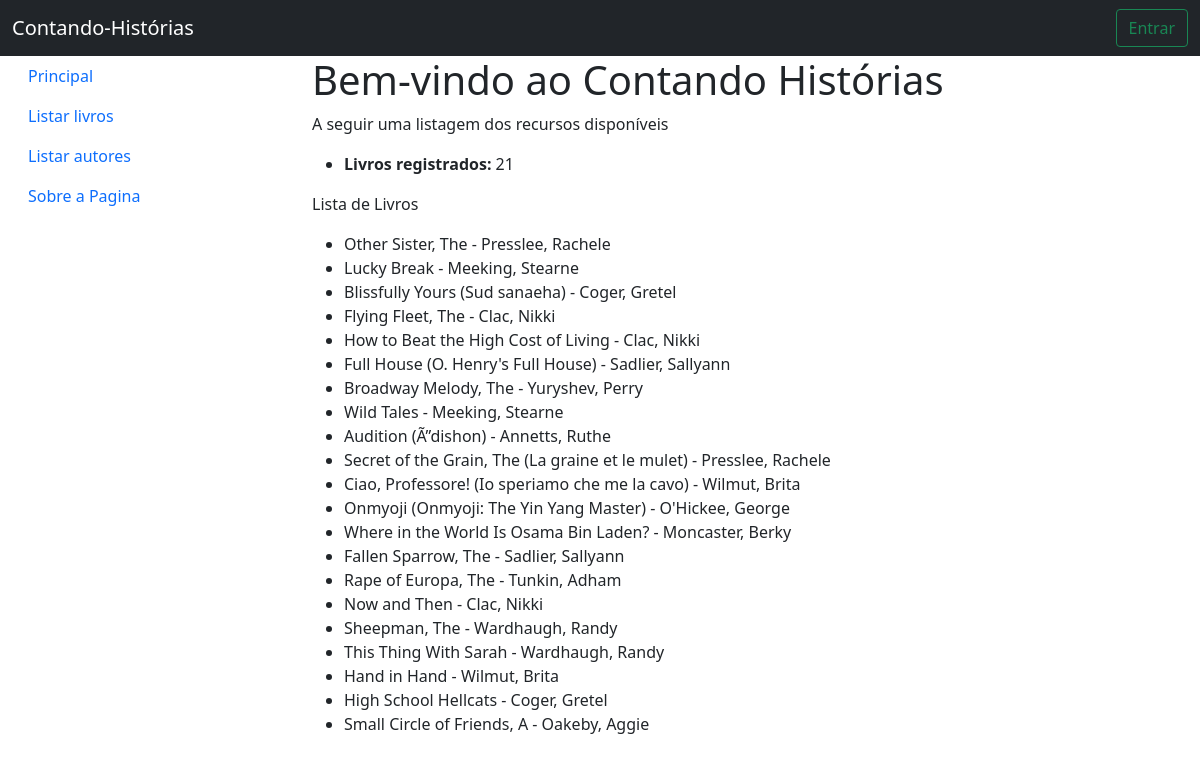
The page / on the database its author committed.
### catalago/models.py (models this page shows, shortened)
class Livro(models.Model):
    titulo = models.CharField(max_length=200, help_text="Titulo do livro")
    sumario = models.TextField(max_length=2000, help_text="Sumario do livro")
    edicao = models.CharField(max_length=20, help_text="Titulo do livro")
    isbn = models.CharField(verbose_name="ISBN",
                            max_length=13,
                            help_text="ISBN do livro",
                            unique=True)
    idioma = models.ForeignKey(Idioma,
                               help_text="Idioma do livro",
                               on_delete=models.SET_NULL,
                               null=True)
    autor = models.ForeignKey(Autor,
                              help_text="Autor do livro",
                              on_delete=models.CASCADE,
                              null=True)
    generos = models.ManyToManyField(Genero)
    def __str__(self):
        return f'{self.titulo} - {self.autor}'

class Autor(models.Model):
    primeiro_nome = models.CharField(max_length=100,
                                     help_text="Primeiro nome do autor")
    sobrenome = models.CharField(max_length=100,
                                 help_text="sobrenome do autor")
    edicao = models.CharField(max_length=10,
                              null=True,
                              help_text="edicao do livro")
    data_nascimento = models.DateField('Data de nascimento',
                                       null=True,
                                       blank=True,
                                       default=None,
                                       help_text="Data de nascimento do autor")
    data_morte = models.DateField('Data do óbito',
                                  null=True,
                                  blank=True,
                                  default=None,
                                  help_text="Data de morte do autor")
    def __str__(self):
        return f'{self.sobrenome}, {self.primeiro_nome}'

### catalago/views.py (the view)
# urls.py: path('', views.index, name='index'),
def index(request):
    num_livros = Livro.objects.count()
    num_idiomas = Idioma.objects.count()
    num_generos = Genero.objects.count()
    num_autores = Autor.objects.count()
    livros = Livro.objects.all()
    num_acessos = request.session.get("num_acessos", 0) + 1
    request.session["num_acessos"] = num_acessos
    context = {
        'titulo': 'Contando Histórias',
        'livros': livros,
        'num_livros': num_livros,
        'num_autores': num_autores,
        'num_idiomas': num_idiomas,
        'num_generos': num_generos,
        'num_acessos': num_acessos
    }
    return render(request, 'index.html', context=context)

### catalago/templates/index.html
{% extends 'base.html' %}
{% block conteudo %}
<h1>Bem-vindo ao Contando Histórias</h1>
<p>
    A seguir uma listagem dos recursos disponíveis
</p>
<ul>
    <li><b>Livros registrados: </b>{{num_livros}}</li>
</ul>
<p>Lista de Livros</p>
<ul>
    {% for livro in livros %}
    <li>{{livro}}</li>
    {% endfor %}
</ul>
{% endblock %}

### catalago/templates/base.html (shortened to what this page needs)
<!doctype html>
<html>
<head>
    <link href="https://cdn.jsdelivr.net/npm/bootstrap@5.0.2/dist/css/bootstrap.min.css" rel="stylesheet"
>
</head>
<body>
  <header>
    <nav class="navbar navbar-expand-lg navbar-dark bg-dark">
        <div class="container-fluid">
            <span class="navbar-brand">Contando-Histórias</span>
            {% if user.is_authenticated %}
              <span class="navbar-item">
                  <a href="{% url 'logout' %}" class="btn btn-outline-success">{{ user.get_username }} / Sair</a>
              </span>
            {% else %}
              <a href="{% url 'login' %}" class="btn btn-outline-success">Entrar</a>
            {% endif %}
        </div>
    </nav>
  </header>
  <main class="container-fluid">
    <div class="row">
      <div class="col-3">
        {% block menu %}
        <ul class="nav flex-column">
            <li class="nav-item"><a href="{% url 'index' %}" class="nav-link">Principal</a></li>
            <li class="nav-item"><a href="{% url 'livro_list' %}" class="nav-link">Listar livros</a></li>
            <li class="nav-item"><a href="" class="nav-link">Listar autores</a></li>
            <li class="nav-item"><a href="{% url 'sobre' %}" class="nav-link">Sobre a Pagina</a></li>
        </ul>
        {% endblock %}
      </div>
      <div class="col-9">
        {% block conteudo %}
        {% endblock %}
      </div>
    </div>
  </main>
</body>
</html>

### rows shown on the page
Livro: titulo+autor "Other Sister, The - Presslee, Rachele"
Livro: titulo+autor "Lucky Break - Meeking, Stearne"
Livro: titulo+autor "Blissfully Yours (Sud sanaeha) - Coger, Gretel"
Livro: titulo+autor "Flying Fleet, The - Clac, Nikki"
Livro: titulo+autor "How to Beat the High Cost of Living - Clac, Nikki"
Livro: titulo+autor "Full House (O. Henry's Full House) - Sadlier, Sallyann"
Livro: titulo+autor "Broadway Melody, The - Yuryshev, Perry"
Livro: titulo+autor "Wild Tales - Meeking, Stearne"
Livro: titulo+autor "Audition (Ã”dishon) - Annetts, Ruthe"
Livro: titulo+autor "Secret of the Grain, The (La graine et le mulet) - Presslee, Rachele"
Livro: titulo+autor "Ciao, Professore! (Io speriamo che me la cavo) - Wilmut, Brita"
Livro: titulo+autor "Onmyoji (Onmyoji: The Yin Yang Master) - O'Hickee, George"
Livro: titulo+autor "Where in the World Is Osama Bin Laden? - Moncaster, Berky"
Livro: titulo+autor "Fallen Sparrow, The - Sadlier, Sallyann"
Livro: titulo+autor "Rape of Europa, The - Tunkin, Adham"
Livro: titulo+autor "Now and Then - Clac, Nikki"
Livro: titulo+autor "Sheepman, The - Wardhaugh, Randy"
Livro: titulo+autor "This Thing With Sarah - Wardhaugh, Randy"
Livro: titulo+autor "Hand in Hand - Wilmut, Brita"
Livro: titulo+autor "High School Hellcats - Coger, Gretel"
Livro: titulo+autor "Small Circle of Friends, A - Oakeby, Aggie"

### other values the page prints
{{ num_livros }} "21"
